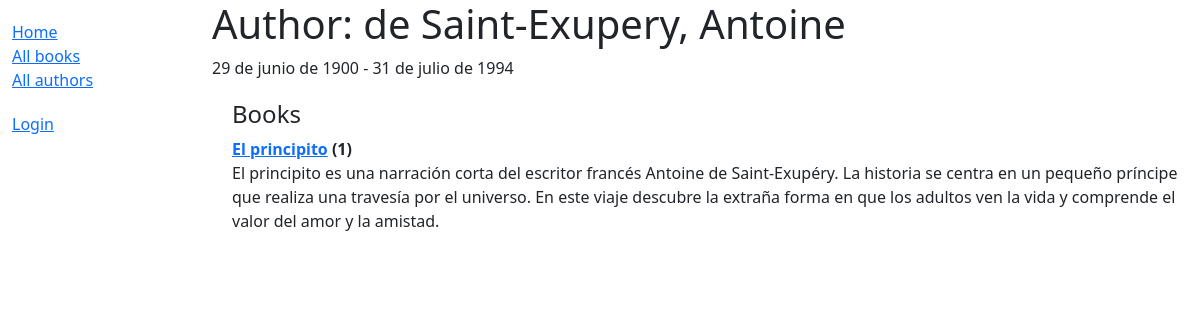
The page /catalog/author/1 on the database as committed earlier.
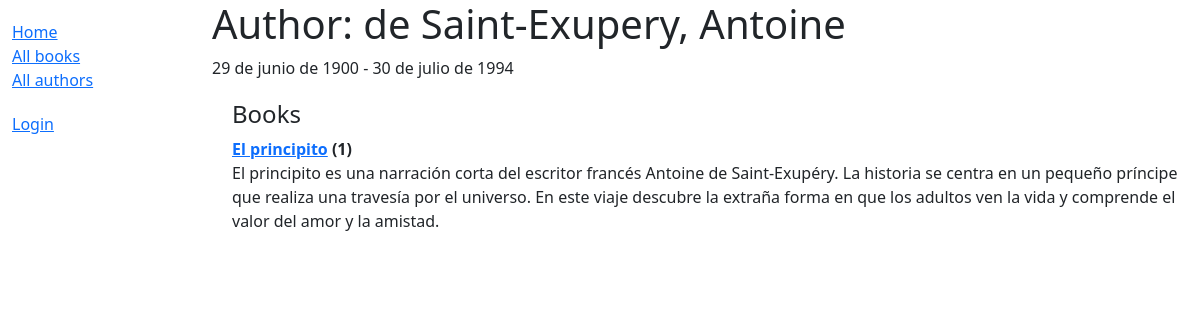
The same page on the database as committed later.
### catalog/models.py (models this page shows, shortened)
class Author(models.Model):
    first_name = models.CharField(max_length=100)
    last_name = models.CharField(max_length=100)
    date_of_birth = models.DateField(null=True, blank=True)
    date_of_death = models.DateField('died', null=True, blank=True)
    class Meta:
        ordering = ['last_name', 'first_name']
    def __str__(self):
        return '{0}, {1}'.format(self.last_name, self.first_name)

### catalog/views.py (the view)
class AuthorDetailView(generic.DetailView):
    model = Author

### catalog/models.py (called while the page is built)
    def __str__(self):
        return self.title

### catalog/templates/catalog/author_detail.html
{% extends "base_generic.html" %}
{% block content %}
<h1>Author: {{ author }} </h1>
<p>{{author.date_of_birth}} - {% if author.date_of_death %}{{author.date_of_death}}{% endif %}</p>
<div style="margin-left:20px;margin-top:20px">
<h4>Books</h4>
<dl>
{% for book in author.book_set.all %}
  <dt><a href="{% url 'book-detail' book.pk %}">{{book}}</a> ({{book.bookinstance_set.all.count}})</dt>
  <dd>{{book.summary}}</dd>
{% endfor %}
</dl>
</div>
{% endblock %}

Rows that differ between the two databases and show on the page:
changed Author: date_of_death "31 de julio de 1994" → "30 de julio de 1994"
